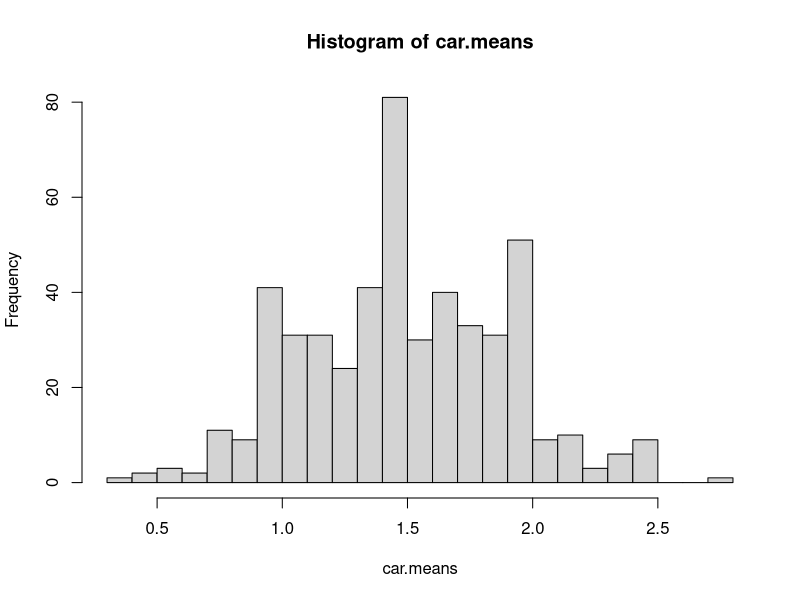
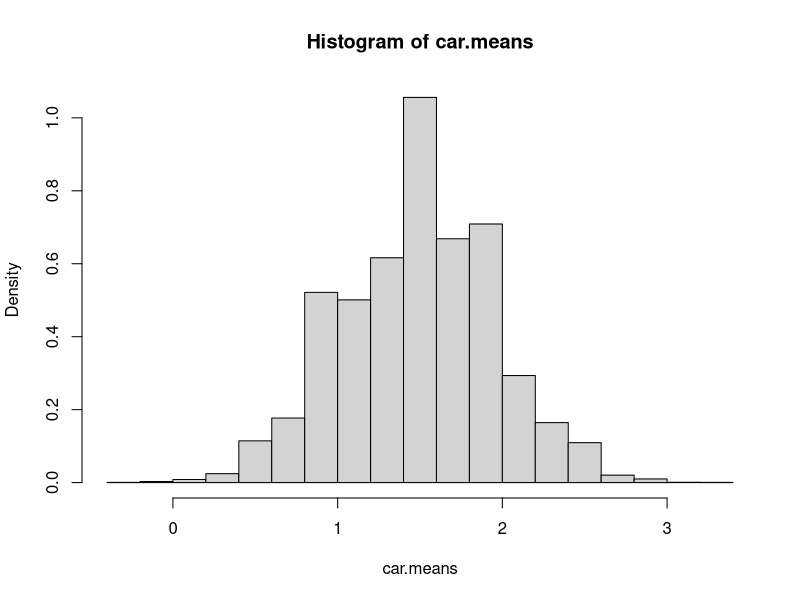
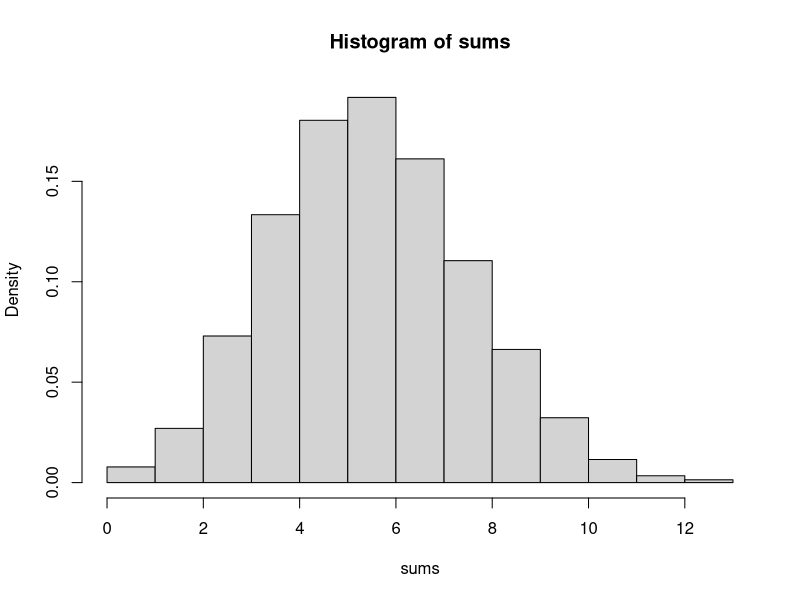
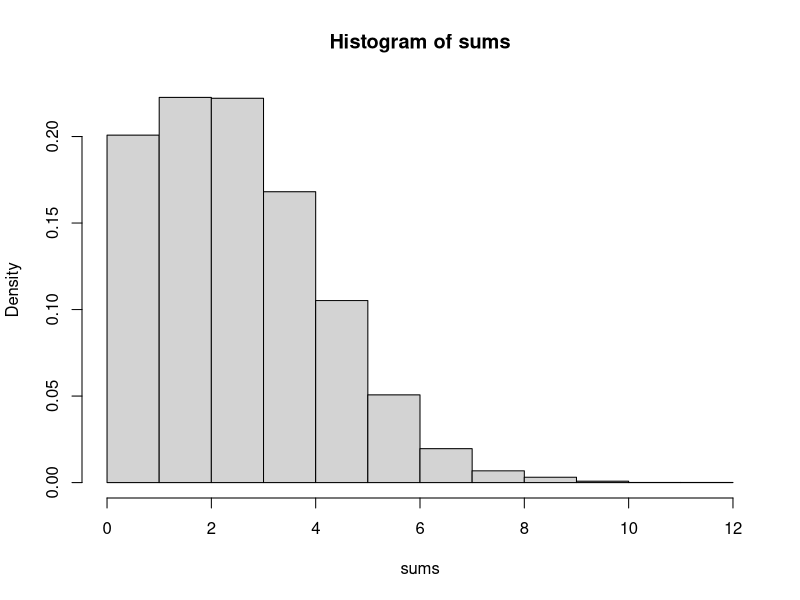
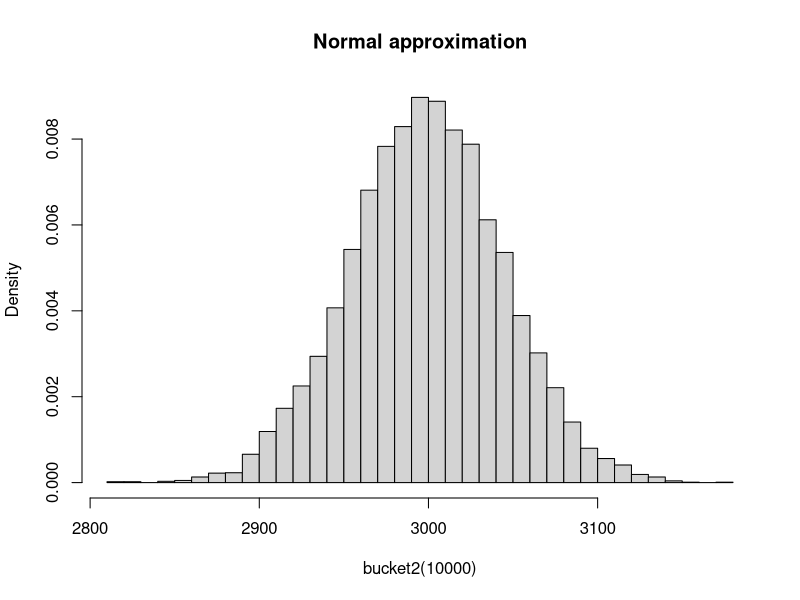
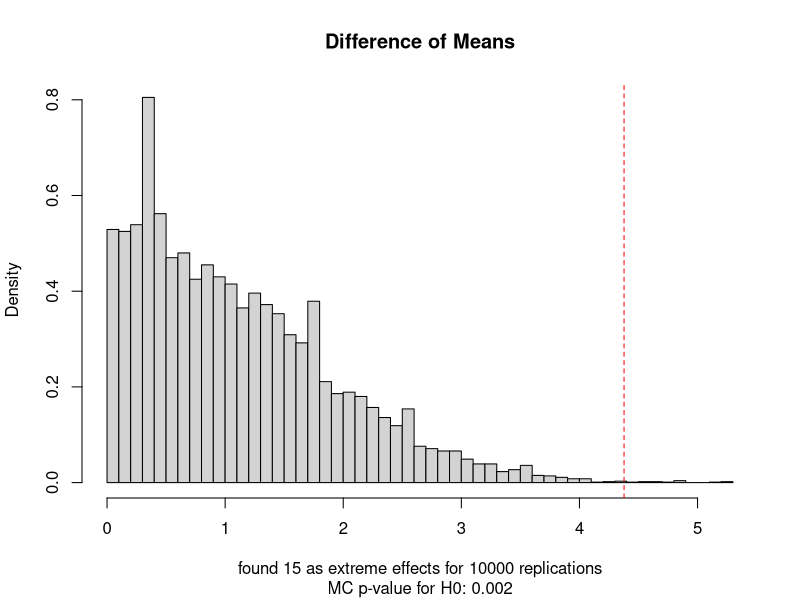
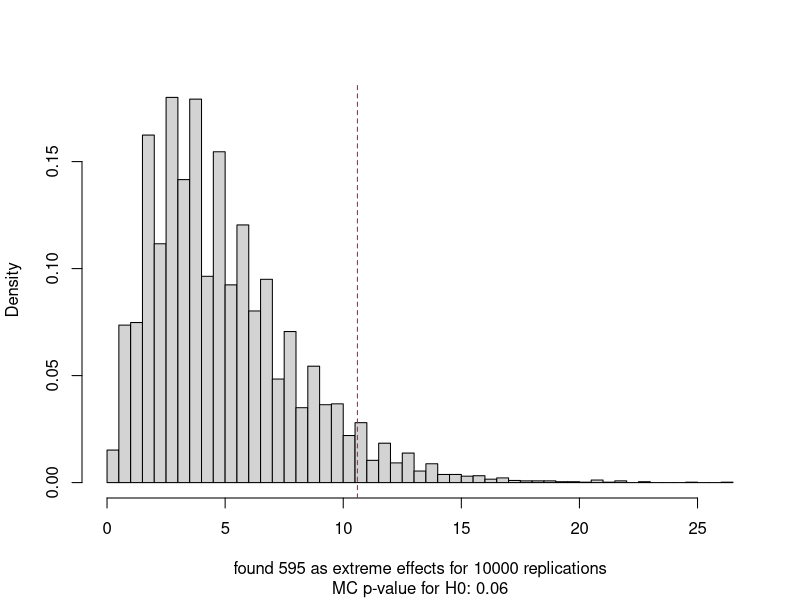
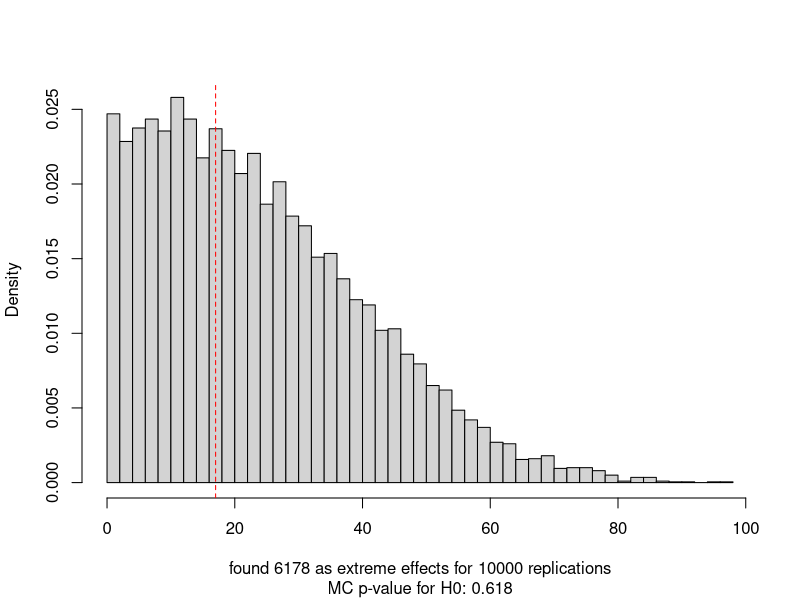

Generate these figures, in order, with R:
## ---- chunk 1
knitr::opts_chunk$set(echo = TRUE)

library(magrittr)

set.seed(121)
## ---- chunk 2
# multiplier == 0 represents infinite population (ie, no replacement)
make.bucket1 <- function(universe, multiplier=1) {
  if (multiplier>0)
    universe <- c(replicate(multiplier, universe))
  function(n.sample) {
    sample(universe, n.sample, rep=ifelse(multiplier==0, TRUE, FALSE))
  }
}

# uses the bucket1 urn to generate a sample of size 'size.sample'
# and applies the given statistic function 
make.bucket2 <- function(bucket1, size.sample, statistic) {
  function(n) {
    replicate(n, bucket1(size.sample) %>% statistic) %>% 
    as.vector 
  }
}
## ---- chunk 3
# our collected data: we asked 12 families how many cars they had
cars.per.family <- c(3, 2, 0, 0, 0, 1, 1, 5, 1, 1, 0, 4)

# create a bucket/urn based on the above sample (we multiply the data by 4)
bucket1 <- make.bucket1(cars.per.family, 4)

# create a 2nd bucket with the statistic of interest (here, the mean) 
# from resamples of size 12
bucket2 <- make.bucket2(bucket1, 12, mean)

# get bootstrap data and check values
car.means <- bucket2(500)
hist(car.means, breaks = 25)
quantile(car.means, c(.025, 0.5, .975)) 
## ---- chunk 4
library(fitdistrplus)

make.bucket1.normal <- function(population) {
  fit.distribution <- fitdist(population, "norm")
  fit.mean <- fit.distribution$estimate[1]
  fit.sd   <- fit.distribution$estimate[2]
  function(n.sample) {
    rnorm(n.sample, fit.mean, fit.sd) %>%  round
  }
}
## ---- chunk 5
bucket1 <- make.bucket1.normal(cars.per.family)
bucket2 <- make.bucket2(bucket1, 12, mean)

# get bootstrap data and check values
car.means <- bucket2(1e4)
hist(car.means, breaks = 25, prob=T)
quantile(car.means, c(.025, .975)) 
## ---- chunk 6
n.trials <- 20
p <- 0.3
my.data <- c(replicate((1-p)*100,0), replicate(p*100,1)) 

bucket1 <- make.bucket1(my.data, 0)
bucket2 <- make.bucket2(bucket1, n.trials, sum)

sums <- bucket2(1e4)
hist(sums, prob=T)
summary(sums)

# Compare with R sampling
test <- rbinom(1e4, n.trials, p)
summary(test)
## ---- chunk 7
lambda <- 3
p <- 0.01
n.trials <- lambda/p

my.data <- c(replicate((1-p)*100,0), replicate(p*100,1))

bucket1 <- make.bucket1(my.data, 0)
bucket2 <- make.bucket2(bucket1, n.trials, sum)

sums <- bucket2(1e4)
hist(sums, prob=T)
summary(sums)

# Compare with R sampling
test <- rpois(1e4, lambda)
summary(test)
## ---- chunk 8
set.seed(100)
events <- 1:5  
n.trials <- 1e3

bucket1 <- make.bucket1(events, 0) # events follow an uniform distribution
bucket2 <- make.bucket2(bucket1, n.trials, sum) # but when summed...

hist(bucket2(1e4), breaks=50, prob=T, main="Normal approximation")
## ---- chunk 9
p.defect <- 0.05
is.rejected <- function(v) {mean(v) < 1-p.defect}

components <- c(replicate(5,0),replicate(95,1)) # 5% defective (zero is defective)

bucket1 <- make.bucket1(components) 
bucket2 <- make.bucket2(bucket1, 20, is.rejected)

bucket2(1e4) %>% mean 
## ---- chunk 10
n.people <- 23
days <- 1:366

# our stat: check for shared birthdays (1 yes, 0 no)
stat.unique <- function(v) { 1*(length(unique(v)) != length(v)) }

bucket1 <- make.bucket1(days, 0) # apply replacement
bucket2 <- make.bucket2(bucket1, n.people, stat.unique)

bucket2(1e4) %>% mean  # probability of having 2+ people with the same birthday
## ---- chunk 11
n.rows <- 1e4
jobs <- matrix(data=c(sample(c(0,1), n.rows, rep=T, prob=c(.500,.500)),
                      sample(c(0,1), n.rows, rep=T, prob=c(.666,.333)),
                      sample(c(0,1), n.rows, rep=T, prob=c(.750,.250))),
               ncol=3      
              )

# 1 if there's at least one job, 0 otherwise
stat.has.job <- function(row) { 1 * (sum(jobs[row,]) > 0) }
  
bucket1 <- make.bucket1(1:n.rows)  # sample rows for matrix 'jobs'
bucket2 <- make.bucket2(bucket1, 1, stat.has.job) # check one row/sample

bucket2(1e4) %>% mean
## ---- chunk 12
has.minute.a.goal <- c(replicate(80,1), replicate(3420-80,0))

bucket1 <- make.bucket1(has.minute.a.goal, 0)
bucket2 <- make.bucket2(bucket1, 90, sum) # a soccer match has 90 minutes

result <- bucket2(1e4) %>% table
result/1e4
## ---- chunk 13
responses <- c(replicate(42,0),
               replicate(21,1),
               replicate(16,2),
               replicate( 6,3),
               replicate( 9,4),
               replicate( 4,5))

bucket1 <- make.bucket1(responses, 0)
bucket2 <- make.bucket2(bucket1, 98, mean)

bucket2(1e4) %>% quantile(c(.025, .975)) 
## ---- chunk 14
my.data <- list(group1 = c(27,20,21,26,27,31,24,21,20,19,23,24,28,19,24,29,18,20,
                           17,31,20,25,28,21,27),
                group2 = c(21,22,15,12,21,16,19,15,22,24,19,23,13,22,20,24,18,20))

all.data <- c(my.data$group1, my.data$group2)
## ---- chunk 15
diff.means <- function(indexes) {
  in.group1 <- 1:length(my.data$group1)
  indexes.group1 <- indexes[ in.group1]
  indexes.group2 <- indexes[-in.group1]
  # since our hypothesis is that they have the same mean, it is a two sided test
  # hence the abs()
  abs( mean(all.data[indexes.group1]) - mean(all.data[indexes.group2]) )
}

bucket1 <- make.bucket1(1:length(all.data), 1)
bucket2 <- make.bucket2(bucket1, length(all.data), diff.means)

results <- bucket2(1e4)
## ---- chunk 16
compute.p.value <- function(results, observed.effect, precision=3) {
  
  # n = #experiences
  n <- length(results)
  # r = #replications at least as extreme as observed effect
  r <- sum(abs(results) >= observed.effect)  
  # compute Monte Carlo p-value with correction (Davison & Hinkley, 1997)
  list(mc.p.value=round((r+1)/(n+1), precision), r=r, n=n)
}

present_results <- function(results, observed.effect,  label="") {

  lst <- compute.p.value(results, observed.effect)
  
  hist(results, breaks=50, prob=T, main=label,
       sub=paste0("MC p-value for H0: ", lst$mc.p.value),
       xlab=paste("found", lst$r, "as extreme effects for", lst$n, "replications"))
  abline(v=observed.effect, lty=2, col="red")
}
## ---- chunk 17
observed.effect <- abs( mean(my.data$group1) - mean(my.data$group2) )
  
present_results(results, observed.effect, "Difference of Means")
## ---- chunk 18
library(xtable)

df <- data.frame(value=1:6, frequency=c(8,9,19,6,8,10))
tab <- xtable(df, align="ccc")
print(tab, type="html")
## ---- chunk 19
observed <- c(8,9,19,6,8,10)

my.data <- list(observed = observed, 
                expected = rep(round(sum(observed)/6),6)) # the most probable result
## ---- chunk 20
stat.chiSquared <- function(observed) {
  sum((observed-my.data$expected)^2/my.data$expected)
}
## ---- chunk 21
# returns table sample of 'n.throws' dice throws
bucket1 <- function(n.throws) {
  throws <- c(1:6,sample(1:6, n.throws, rep=TRUE)) # add 1:6 to prevent zeros
  as.numeric(table(throws)) - 1                    # -1 removes those extra
}
bucket2 <- make.bucket2(bucket1, sum(observed), stat.chiSquared)

results <- bucket2(1e4)
## ---- chunk 22
observed.effect <- stat.chiSquared(my.data$observed)

present_results(results, observed.effect)
## ---- chunk 23
my.data <- list(group1 = c(6.2, 9.9, 7.3, 6.4, 10.3, 11.1, 10.6, 10.0), 
                group2 = c(7.4, 11.7, 6.7, 11.0, 8.1, 6.5, 4.3, 10.2, 10.7, 7.1)) 

all.data <- c(my.data$group1, my.data$group2) 
group1.indxs <- 1:length(my.data$group1)
## ---- chunk 24
stat.U <- function(v) {
  ranks <- rank(v)
  abs( sum(ranks[group1.indxs]) - sum(ranks[-group1.indxs]) )
}

bucket1 <- make.bucket1(all.data, 1)
bucket2 <- make.bucket2(bucket1, length(all.data), stat.U)

results <- bucket2(1e4)
## ---- chunk 25
observed.effect <- stat.U(all.data)

present_results(results, observed.effect)
## ---- chunk 26
set.seed(101)

all.data <- c(rnorm(30,1), rexp(30,2)) 
group1.indxs <- 1:30

bucket1 <- make.bucket1(all.data, 1)
bucket2 <- make.bucket2(bucket1, length(all.data), stat.U)

results <- bucket2(1e4)

observed.effect <- stat.U(all.data)
present_results(results, observed.effect)
## ---- chunk 27
set.seed(123)
sample.size <- 30
my.data <- rnorm(sample.size)

bucket1 <- make.bucket1(my.data, 10)
bucket2 <- make.bucket2(bucket1, sample.size, mean)

bootstrap.samples <- bucket2(1e4)
real.samples <- replicate(1e4, mean(rnorm(sample.size)))

plot( density(real.samples), ylim=c(0,3), main="mean distributions")
lines(density(bootstrap.samples), col="red")
abline(v=0, lty=2) # true value
legend("topright", c("from population", "from bootstrap", "true mean"), col=c(1,2,1), lty=c(1,1,2))
## ---- chunk 28
my.data <- list(group1 = c(94, 38, 23, 197, 99, 16, 141),
                group2 = c(52, 10, 40, 104, 51, 27, 146, 30, 46))

bucket1.gp1 <- make.bucket1(my.data$group1, 0)
bucket2.gp1 <- make.bucket2(bucket1.gp1, length(my.data$group1), mean)

bucket1.gp2 <- make.bucket1(my.data$group2, 0)
bucket2.gp2 <- make.bucket2(bucket2.gp1, length(my.data$group2), mean)

results <- abs( bucket2.gp1(1e4) - bucket2.gp1(1e4) ) # two sided test

observed.effect <- abs( mean(my.data$group1) - mean(my.data$group2) )

# if observed effect is, say, inside the 95% confidence interval, 
# we cannot reject the same mean hypothesis
observed.effect
quantile (results, c(0.025, 0.975))
present_results(results, observed.effect)
